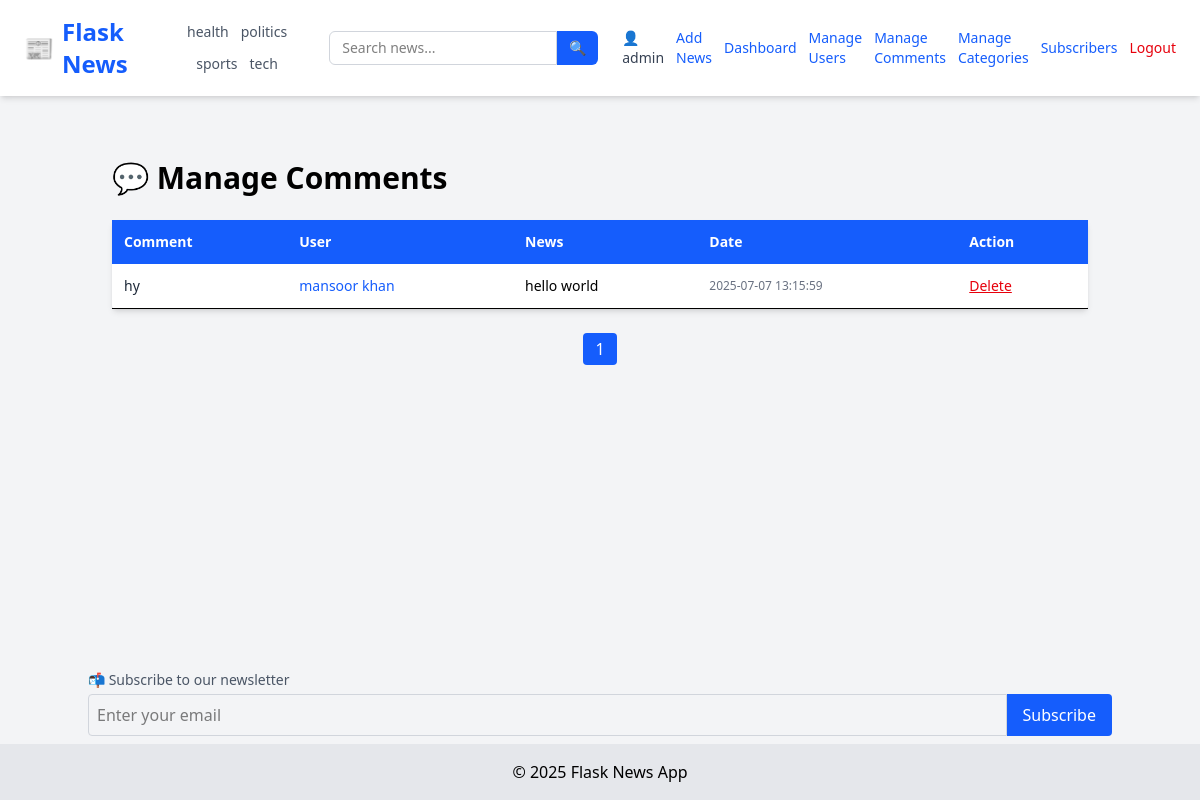
The app's page /admin/manage-comments (signed in), older data.
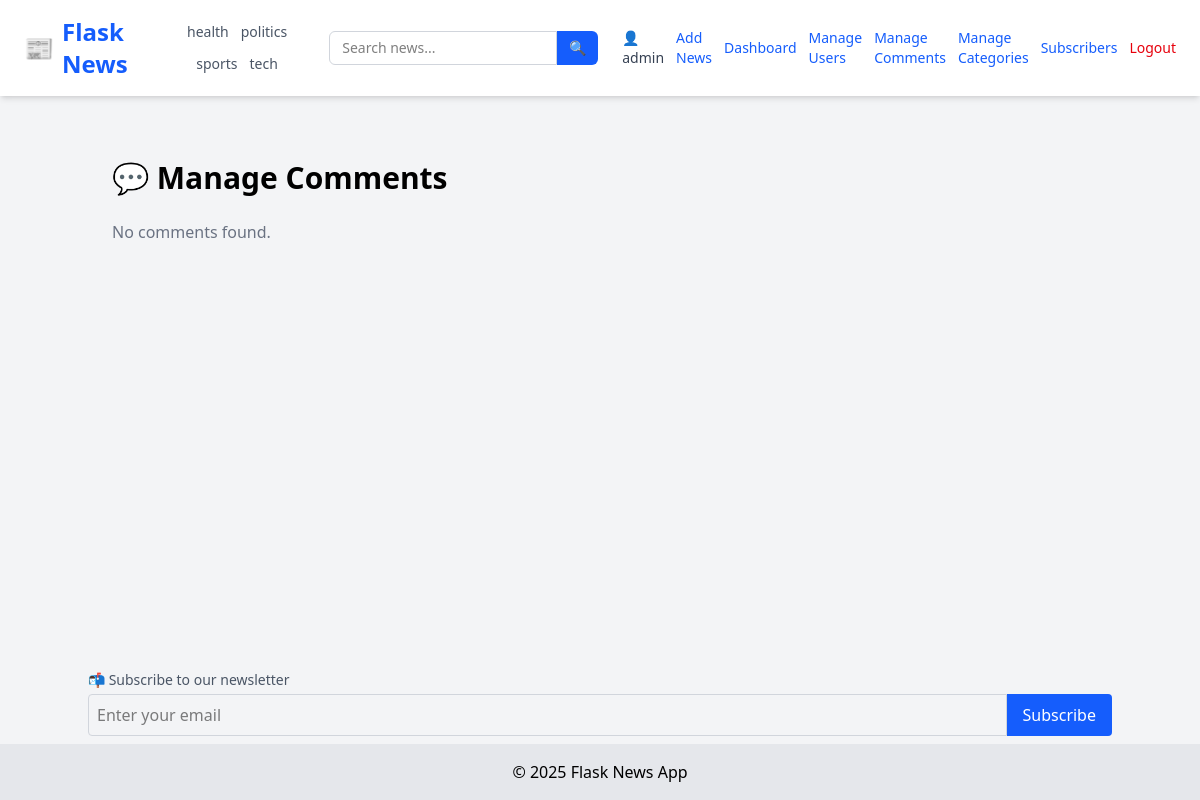
The same page, newer data.
### tables this page shows
CREATE TABLE categories (
            id INTEGER PRIMARY KEY AUTOINCREMENT,
            name TEXT UNIQUE NOT NULL
        );

CREATE TABLE comments (
            id INTEGER PRIMARY KEY AUTOINCREMENT,
            content TEXT,
            created_at TEXT,
            user_id INTEGER,
            news_id INTEGER,
            FOREIGN KEY(user_id) REFERENCES users(id),
            FOREIGN KEY(news_id) REFERENCES news(id)
        );

CREATE TABLE users (
            id INTEGER PRIMARY KEY AUTOINCREMENT,
            username TEXT NOT NULL,
            email TEXT UNIQUE NOT NULL,
            password TEXT NOT NULL,
            role TEXT DEFAULT 'user'
        );

CREATE TABLE news (
            id INTEGER PRIMARY KEY AUTOINCREMENT,
            title TEXT,
            content TEXT,
            image TEXT,
            author_id INTEGER,
            category_id INTEGER,
            view_count INTEGER DEFAULT 0,
            FOREIGN KEY(author_id) REFERENCES users(id),
            FOREIGN KEY(category_id) REFERENCES categories(id)
        );

### app/admin_routes.py (the view)
@admin.route('/admin/manage-comments')
@login_required
@admin_only
def manage_comments():
    page = int(request.args.get('page', 1))
    per_page = 10
    offset = (page - 1) * per_page
    conn = sqlite3.connect(current_app.config['DATABASE'])
    c = conn.cursor()
    c.execute("""
        SELECT comments.id, comments.content, comments.created_at, users.username, news.title
        FROM comments
        JOIN users ON comments.user_id = users.id
        JOIN news ON comments.news_id = news.id
        ORDER BY comments.created_at DESC
        LIMIT ? OFFSET ?
    """, (per_page, offset))
    comments = c.fetchall()
    c.execute("SELECT COUNT(*) FROM comments")
    total_comments = c.fetchone()[0]
    conn.close()
    total_pages = (total_comments + per_page - 1) // per_page
    return render_template(
        'admin/comments.html',
        comments=comments,
        page=page,
        total_pages=total_pages
    )

### app/__init__.py (called while the page is built)
def create_app():
    app = Flask(__name__, instance_relative_config=True)
    app.config.from_object('config.Config')
    from app.routes import main
    app.register_blueprint(main)
    from app.admin_routes import admin
    app.register_blueprint(admin)
    from app.user_routes import user
    app.register_blueprint(user)
    init_db(app)
    login_manager.init_app(app)
    @login_manager.user_loader
    def user_loader(user_id):
        return load_user(user_id)
    @app.context_processor
    def inject_now():
        return {'now': datetime.now}
    @app.context_processor
    def inject_categories():
        conn = sqlite3.connect(current_app.config['DATABASE'])
        c = conn.cursor()
        c.execute("SELECT id, name FROM categories ORDER BY name ASC")
        categories = c.fetchall()
        conn.close()
        return {'categories': categories}
    return app

### app/models.py (called while the page is built)
def load_user(user_id):
    conn = sqlite3.connect(current_app.config['DATABASE'])
    c = conn.cursor()
    c.execute("SELECT id, username,email, role FROM users WHERE id = ?", (user_id,))
    row = c.fetchone()
    conn.close()
    if row:
        return User(*row)
    return None

### app/templates/admin/comments.html (shortened to what this page needs)
{% extends "layout.html" %} {% block title %}Manage Comments{% endblock %} {%
block content %}
<div class="max-w-5xl mx-auto py-10">
  <h1 class="text-3xl font-bold mb-6">💬 Manage Comments</h1>
  {% if comments %}
  <table class="w-full bg-white shadow-md rounded text-sm text-left">
    <thead class="bg-blue-600 text-white">
      <tr>
        <th class="p-3">Comment</th>
        <th class="p-3">User</th>
        <th class="p-3">News</th>
        <th class="p-3">Date</th>
        <th class="p-3">Action</th>
      </tr>
    </thead>
    <tbody>
      {% for c in comments %}
      <tr class="border-b hover:bg-gray-50">
        <td class="p-3 text-gray-800">{{ c[1] }}</td>
        <td class="p-3 text-blue-600">{{ c[3] }}</td>
        <td class="p-3">{{ c[4] }}</td>
        <td class="p-3 text-gray-500 text-xs">{{ c[2] }}</td>
        <td class="p-3">
          <form
            method="POST"
            action="{{ url_for('admin.delete_comment', comment_id=c[0]) }}"
          >
            <button
              onclick="return confirm('Are you sure?')"
              class="text-red-600 underline text-sm"
            >
              Delete
            </button>
          </form>
        </td>
      </tr>
      {% endfor %}
    </tbody>
  </table>
  <div class="mt-6 flex justify-center space-x-2">
     {% for p in range(1, total_pages + 1) %}
    <a
      href="{{ url_for('admin.manage_comments', page=p) }}"
      class="px-3 py-1 rounded {{ 'bg-blue-600 text-white' if p == page else 'bg-gray-200 hover:bg-gray-300' }}"
    >
      {{ p }}
    </a>
    {% endfor %}
  </div>
  {% else %}
  <p class="text-gray-500">No comments found.</p>
  {% endif %}
</div>
{% endblock %}

### app/templates/layout.html (shortened to what this page needs)
<!DOCTYPE html>
<html lang="en">
  <head>
    <link
      rel="stylesheet"
      href="https://cdnjs.cloudflare.com/ajax/libs/font-awesome/4.7.0/css/font-awesome.min.css"
    />
    <script src="https://cdn.jsdelivr.net/npm/@tailwindcss/browser@4"></script>
  </head>
  <body class="bg-gray-100 min-h-screen flex flex-col">
    <nav
      class="bg-white shadow-md px-6 py-4 flex flex-wrap md:flex-nowrap justify-between items-center"
    >
      <a
        href="/"
        class="text-2xl font-extrabold text-blue-600 flex items-center gap-2"
      >
        📰 <span>Flask News</span>
      </a>
      <div
        class="flex flex-wrap justify-center gap-3 mt-4 md:mt-0 md:ml-6 text-sm text-gray-600 font-medium"
      >
        {% for cat in categories %}
        <a
          href="{{ url_for('main.filter_by_category', name=cat[1]) }}"
          class="hover:text-blue-600 transition-colors"
        >
          {{ cat[1] }}
        </a>
        {% endfor %}
      </div>
      <form
        method="GET"
        action="{{ url_for('main.search') }}"
        class="flex mt-4 md:mt-0 md:ml-6"
      >
        <input
          type="text"
          name="q"
          placeholder="Search news..."
          required
          class="px-3 py-1.5 border rounded-l-md border-gray-300 focus:outline-none focus:ring focus:border-blue-500 text-sm"
        />
        <button
          type="submit"
          class="px-3 py-1.5 bg-blue-600 text-white rounded-r-md text-sm hover:bg-blue-700 transition-colors"
        >
          🔍
        </button>
      </form>
      <div class="flex items-center gap-3 mt-4 md:mt-0 md:ml-6 text-sm">
        {% if current_user.is_authenticated %}
        <a href="{{ url_for('user.user_profile', email=current_user.email) }}"
          ><span class="text-gray-700">👤 {{ current_user.username }}</span></a
        >
        {% if current_user.role == 'admin' %}
        <a href="/add" class="text-blue-600 hover:underline">Add News</a>
        <a
          href="{{url_for('admin.dashboard')}}"
          class="text-blue-600 hover:underline"
          >Dashboard</a
        >
        <a
          href="{{ url_for('admin.manage_users') }}"
          class="text-blue-600 hover:underline"
          >Manage Users</a
        >
        <a
          href="{{ url_for('admin.manage_comments') }}"
          class="text-blue-600 hover:underline"
        >
          Manage Comments</a
        >
        <a
          href="{{ url_for('admin.manage_categories') }}"
          class="text-blue-600 hover:underline"
        >
          Manage Categories</a
        >
        <a
          href="{{ url_for('admin.view_subscribers') }}"
          class="text-blue-600 hover:underline"
          >Subscribers</a
        >
        {% endif %}
        <a href="/logout" class="text-red-600 hover:underline">Logout</a>
        {% else %}
        <a href="/login" class="text-blue-600 hover:underline">Login</a>
        <a href="/register" class="text-blue-600 hover:underline">Register</a>
        {% endif %}
      </div>
    </nav>
    <main class="flex-grow container mx-auto p-6">
       {% block content %}{% endblock %}
    </main>
    <div class="container mx-auto mb-2">
      <form action="{{ url_for('user.subscribe') }}" method="POST" class="mt-4">
        <label class="block text-sm text-gray-600 mb-1"
          >📬 Subscribe to our newsletter</label
        >
        <div class="flex">
          <input
            type="email"
            name="email"
            required
            placeholder="Enter your email"
            class="w-full p-2 rounded-l border border-gray-300"
          />
          <button type="submit" class="bg-blue-600 text-white px-4 rounded-r">
            Subscribe
          </button>
        </div>
      </form>
    </div>
    <footer class="bg-gray-200 text-center py-4">
      &copy; {{ now().year }} Flask News App
    </footer>
  </body>
</html>

Row changes from the older to the newer data that the page shows:
removed comments: content "hy", username "mansoor khan", title "hello world", created_at "2025-07-07 13:15:59"
Text that changed along with them:
text no longer shown: "Comment User News Date Action"
text now shown: "No comments found."
list line gone: "1"
